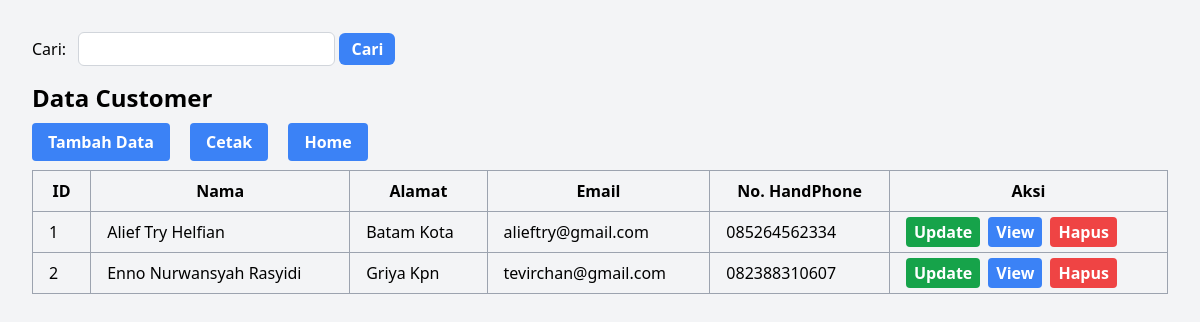
/rentalmobil/public/dashboard/data/dashboardcustomer.php, run on an earlier commit of the app's database.
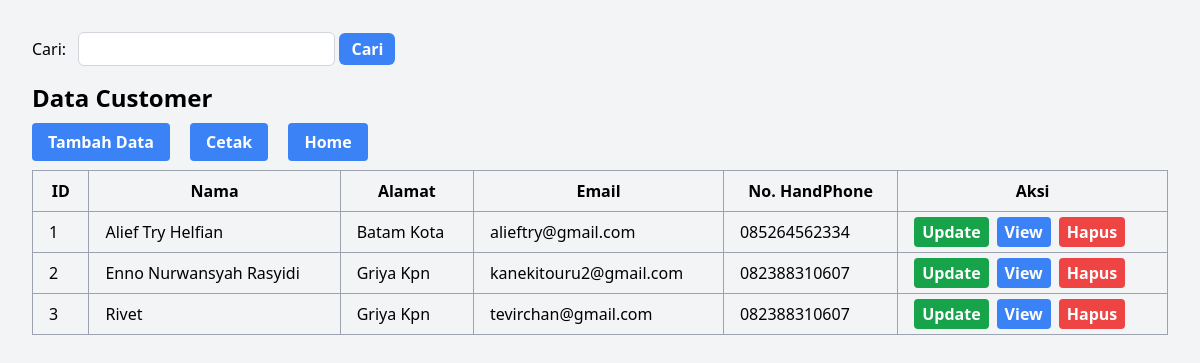
And on a later commit of the database.
### tables this page shows
CREATE TABLE `customer` (
  `idcustomer` int(11) NOT NULL,
  `nama` varchar(255) DEFAULT NULL,
  `alamat` text DEFAULT NULL,
  `email` varchar(100) DEFAULT NULL,
  `no_hp` varchar(20) DEFAULT NULL
);

### rentalmobil/public/dashboard/data/dashboardcustomer.php (the view, shortened to what this page needs)
<?php
include_once("../../../config/koneksi.php");
?>
<!DOCTYPE html>
<html lang="en">
<head>
    <link href="https://cdn.jsdelivr.net/npm/tailwindcss@2.2.19/dist/tailwind.min.css" rel="stylesheet">
    <link rel="stylesheet" href="../../src/output.css">
</head>
<body class="bg-gray-100 p-8">
<form action="dashboard.php" method="get" class="mb-4">
    <label class="mr-2">Cari:</label>
    <input type="text" name="cari" value="<?php echo isset($_GET['cari']) ? $_GET['cari'] : ''; ?>" class="border border-gray-300 px-3 py-1 rounded-md">
    <button type="submit" class="bg-blue-500 hover:bg-blue-600 text-white font-bold py-1 px-3 rounded-md">Cari</button>
</form>
<h1 class="text-2xl font-bold mb-4">Data Customer</h1>
<div class="mb-4">
    <a href="../../customer/view/tambah.php" class="bg-blue-500 hover:bg-blue-600 text-white font-bold py-2 px-4 rounded mr-4">Tambah Data</a>
    <a href="../../customer/view/cetak.php" target="_blank" class="bg-blue-500 hover:bg-blue-600 text-white font-bold py-2 px-4 rounded mr-4">Cetak</a>
    <a href="../dashboard.php" class="bg-blue-500 hover:bg-blue-600 text-white font-bold py-2 px-4 rounded">Home</a>
</div>
<table class="border-collapse border border-gray-400 w-full">
    <thead>
        <tr>
            <th class="border border-gray-400 px-4 py-2">ID</th>
            <th class="border border-gray-400 px-4 py-2">Nama</th>
            <th class="border border-gray-400 px-4 py-2">Alamat</th>
            <th class="border border-gray-400 px-4 py-2">Email</th>
            <th class="border border-gray-400 px-4 py-2">No. HandPhone</th>
            <th class="border border-gray-400 px-4 py-2">Aksi</th>
        </tr>
    </thead>
    <tbody>
        <?php
        if (isset($_GET['cari'])) {
            $query = "SELECT * FROM customer WHERE idcustomer LIKE '%$cari%' OR nama LIKE '%$cari%' OR email LIKE '%$cari%'";
        } else {
            $query = "SELECT * FROM customer ORDER BY idcustomer ASC";
        }
        $ambildata = mysqli_query($kon, $query);
        if ($ambildata) {
            while ($userAmbilData = mysqli_fetch_array($ambildata)) {
                echo "<tr>";
                echo "<td class='border border-gray-400 px-4 py-2'>" . $userAmbilData['idcustomer'] . "</td>";
                echo "<td class='border border-gray-400 px-4 py-2'>" . $userAmbilData['nama'] . "</td>";
                echo "<td class='border border-gray-400 px-4 py-2'>" . $userAmbilData['alamat'] . "</td>";
                echo "<td class='border border-gray-400 px-4 py-2'>" . $userAmbilData['email'] . "</td>";
                echo "<td class='border border-gray-400 px-4 py-2'>" . $userAmbilData['no_hp'] . "</td>";
                echo "<td class='border border-gray-400 px-4 py-2'>";
                echo "<a href='../../customer/view/update.php?idcustomer=" . $userAmbilData['idcustomer'] . "' class='bg-green-600 hover:bg-green-700 text-white font-bold py-1 px-2 rounded'>Update</a>";
                echo "<a href='../../customer/view/view.php?idcustomer=" . $userAmbilData['idcustomer'] . "' class='bg-blue-500 hover:bg-blue-600 text-white font-bold py-1 px-2 rounded ml-2'>View</a>";
                echo "<a href='../../customer/Controller/customerhapus.php?idcustomer=" . $userAmbilData['idcustomer'] . "' class='bg-red-500 hover:bg-red-600 text-white font-bold py-1 px-2 rounded ml-2'>Hapus</a>";
                echo "</td>";
                echo "</tr>";
            }
        } else {
            echo "<tr><td class='border border-gray-400 px-4 py-2' colspan='6'>Data tidak ditemukan.</td></tr>";
        }
        ?>
    </tbody>
</table>
</body>
</html>

What changed in the data, as far as the page shows it:
changed customer "Enno Nurwansyah Rasyidi": email "tevirchan@gmail.com" → "kanekitouru2@gmail.com"
added customer: idcustomer "3", nama "Rivet", alamat "Griya Kpn", email "tevirchan@gmail.com", no_hp "082388310607"
